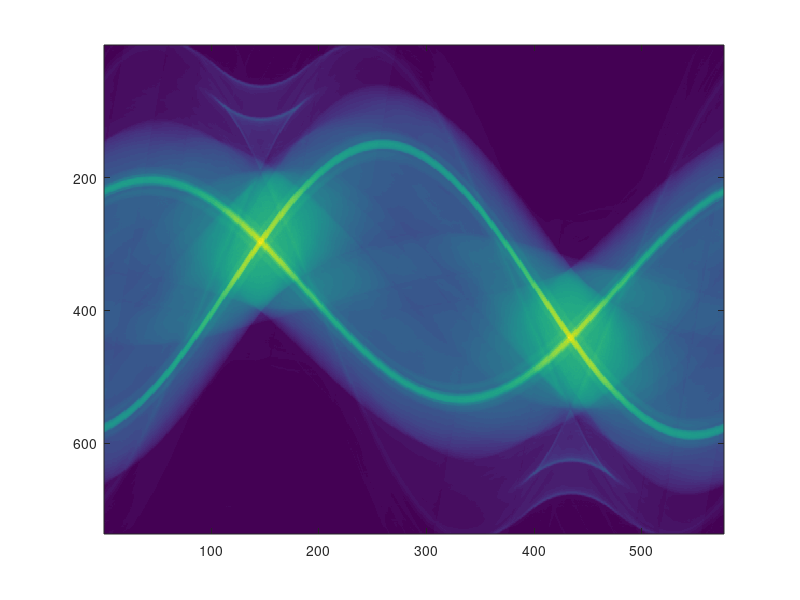

MATLAB code to generate this figure: (Note: this script raises an error after producing the figure.)
%% Computed Tomography Reconstruction
% Metal Artifact Reduction (MAR)

clc
clear
close all

%% Load Data
% Load Sinogram
data = load('hip_sino.mat');
data_sino = data.sino;

% Visualize Sinogram
figure('units','normalized','outerposition',[0 0 .6 .75])
imagesc(data_sino)
colormap gray(256)
img_title = "Hip with Metal Prosthesis - Sinogram";
title(img_title,'FontSize',16)
axis off

%% Reconstruct the Data
% Perform reconstruction
data_reco = reconstruct(data_sino);

% Set thresholds for visualization
level = 0.014;
window = 0.007;
vmin = level - window/2;
vmax = level + window/2;

% Visualize Reconstruction
figure('units','normalized','outerposition',[0 0 .4 .75]);
imagesc(data_reco, [vmin vmax]);
colormap gray(256)
img_title = "Hip with Metal Prosthesis - CT Image";
title(img_title,'FontSize',16)
axis('square')
% axis off
xticklabels ''
yticklabels ''

%% Create Metal Mask
% Adjust image for les saturation
img = imadjust(data_reco);

% Perform Canny Edge Detection (shows borders of metal)
canny = edge(data_reco, "canny", 0.02, 2);


% Fill closed regions within image (areas that are metal)
canny_regions = imfill(canny,'holes'); % fill closed areas on the image


% Remove remaining edges from Canny Edge Detection (false readings)
kernel = strel('disk',1);
canny_clean = imopen(canny_regions, kernel);


% Create Sinogram of mask with forward projection
mask_sino = forwardproject(canny_clean);

% Visualize Metal Artifact Detection
figure('units','normalized','outerposition',[0 0 1 .66]);
subplot(1, 3, 1);
imagesc(canny);
colormap gray(256)
img_title = "Canny Edge Detection";
title(img_title,'FontSize',16)
axis('square')
xticklabels ''
yticklabels ''

subplot(1, 3, 2);
imagesc(canny_regions);
colormap gray(256)
img_title = "Filled Regions";
title(img_title,'FontSize',16)
axis('square')
xticklabels ''
yticklabels ''

subplot(1, 3, 3);
imagesc(canny_clean);
colormap gray(256)
img_title = "Isolated Metal Regions";
title(img_title,'FontSize',16)
axis('square')
xticklabels ''
yticklabels ''

% Visualize Metal Mask as a Sinogram
figure('units','normalized','outerposition',[0 0 .6 .75]);
imagesc(mask_sino);
colormap gray(256)
img_title = "Isolated Metal Regions - Sinogram";
title(img_title,'FontSize',16)
axis off

